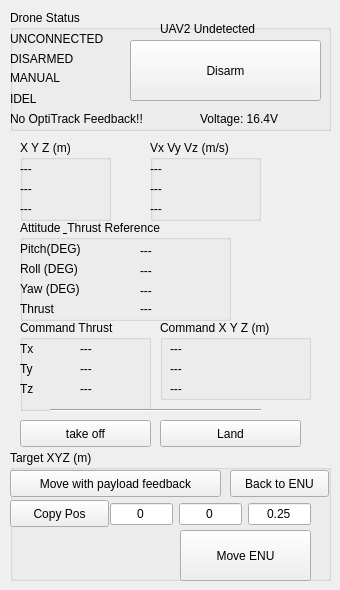
      <widget class="QWidget" name="tab_4">
       <attribute name="title">
        <string>UAV2 Real-time Info</string>
       </attribute>
       <widget class="QGroupBox" name="groupBox_20">
        <property name="geometry">
         <rect>
          <x>10</x>
          <y>10</y>
          <width>321</width>
          <height>121</height>
         </rect>
        </property>
        <property name="title">
         <string>Drone Status</string>
        </property>
        <widget class="QLabel" name="UAV2_connection">
         <property name="geometry">
          <rect>
           <x>0</x>
           <y>20</y>
           <width>111</width>
           <height>17</height>
          </rect>
         </property>
         <property name="lineWidth">
          <number>5</number>
         </property>
         <property name="text">
          <string>UNCONNECTED</string>
         </property>
        </widget>
        <widget class="QLabel" name="UAV2_arm">
         <property name="geometry">
          <rect>
           <x>0</x>
           <y>40</y>
           <width>101</width>
           <height>17</height>
          </rect>
         </property>
         <property name="font">
          <font>
           <strikeout>false</strikeout>
          </font>
         </property>
         <property name="text">
          <string>DISARMED</string>
         </property>
        </widget>
        <widget class="QLabel" name="UAV2_mode">
         <property name="geometry">
          <rect>
           <x>0</x>
           <y>60</y>
           <width>101</width>
           <height>16</height>
          </rect>
         </property>
         <property name="text">
          <string>MANUAL</string>
         </property>
        </widget>
        <widget class="QLabel" name="UAV2_commandmode">
         <property name="geometry">
          <rect>
           <x>0</x>
           <y>80</y>
           <width>111</width>
           <height>17</height>
          </rect>
         </property>
         <property name="text">
          <string>IDEL</string>
         </property>
        </widget>
        <widget class="QLabel" name="UAV2_mocapFlag">
         <property name="geometry">
          <rect>
           <x>0</x>
           <y>100</y>
           <width>181</width>
           <height>17</height>
          </rect>
         </property>
         <property name="text">
          <string>No OptiTrack Feedback!!</string>
         </property>
        </widget>
        <widget class="QPushButton" name="UAV2_Button_Disarm">
         <property name="geometry">
          <rect>
           <x>120</x>
           <y>30</y>
           <width>191</width>
           <height>61</height>
          </rect>
         </property>
         <property name="text">
          <string>Disarm</string>
         </property>
        </widget>
        <widget class="QLabel" name="UAV2_detection">
         <property name="geometry">
          <rect>
           <x>150</x>
           <y>10</y>
           <width>141</width>
           <height>17</height>
          </rect>
         </property>
         <property name="text">
          <string>UAV2 Undetected</string>
         </property>
        </widget>
        <widget class="QLabel" name="UAV2_voltage">
         <property name="geometry">
          <rect>
           <x>190</x>
           <y>100</y>
           <width>121</width>
           <height>17</height>
          </rect>
         </property>
         <property name="text">
          <string>Voltage: 16.4V</string>
         </property>
        </widget>
       </widget>
       <widget class="QGroupBox" name="groupBox_21">
        <property name="geometry">
         <rect>
          <x>20</x>
          <y>140</y>
          <width>91</width>
          <height>81</height>
         </rect>
        </property>
        <property name="title">
         <string>X Y Z (m)</string>
        </property>
        <widget class="QLabel" name="UAV2_x">
         <property name="geometry">
          <rect>
           <x>0</x>
           <y>20</y>
           <width>51</width>
           <height>17</height>
          </rect>
         </property>
         <property name="text">
          <string>---</string>
         </property>
        </widget>
        <widget class="QLabel" name="UAV2_y">
         <property name="geometry">
          <rect>
           <x>0</x>
           <y>40</y>
           <width>51</width>
           <height>17</height>
          </rect>
         </property>
         <property name="text">
          <string>---</string>
         </property>
        </widget>
        <widget class="QLabel" name="UAV2_z">
         <property name="geometry">
          <rect>
           <x>0</x>
           <y>60</y>
           <width>51</width>
           <height>17</height>
          </rect>
         </property>
         <property name="text">
          <string>---</string>
         </property>
        </widget>
       </widget>
       <widget class="QGroupBox" name="groupBox_22">
        <property name="geometry">
         <rect>
          <x>150</x>
          <y>140</y>
          <width>111</width>
          <height>81</height>
         </rect>
        </property>
        <property name="title">
         <string>Vx Vy Vz (m/s)</string>
        </property>
        <widget class="QLabel" name="UAV2_vx">
         <property name="geometry">
          <rect>
           <x>0</x>
           <y>20</y>
           <width>67</width>
           <height>17</height>
          </rect>
         </property>
         <property name="text">
          <string>---</string>
         </property>
        </widget>
        <widget class="QLabel" name="UAV2_vy">
         <property name="geometry">
          <rect>
           <x>0</x>
           <y>40</y>
           <width>67</width>
           <height>17</height>
          </rect>
         </property>
         <property name="text">
          <string>---</string>
         </property>
        </widget>
        <widget class="QLabel" name="UAV2_vz">
         <property name="geometry">
          <rect>
           <x>0</x>
           <y>60</y>
           <width>67</width>
           <height>17</height>
          </rect>
         </property>
         <property name="text">
          <string>---</string>
         </property>
        </widget>
       </widget>
       <widget class="QGroupBox" name="groupBox_23">
        <property name="geometry">
         <rect>
          <x>20</x>
          <y>220</y>
          <width>211</width>
          <height>101</height>
         </rect>
        </property>
        <property name="title">
         <string>Attitude &amp; Thrust Reference</string>
        </property>
        <widget class="QLabel" name="UAV2_thrust">
         <property name="geometry">
          <rect>
           <x>120</x>
           <y>80</y>
           <width>71</width>
           <height>17</height>
          </rect>
         </property>
         <property name="text">
          <string>---</string>
         </property>
        </widget>
        <widget class="QLabel" name="UAV2_att_pitch">
         <property name="geometry">
          <rect>
           <x>120</x>
           <y>20</y>
           <width>71</width>
           <height>21</height>
          </rect>
         </property>
         <property name="text">
          <string>---</string>
         </property>
        </widget>
        <widget class="QLabel" name="UAV2_att_roll">
         <property name="geometry">
          <rect>
           <x>120</x>
           <y>40</y>
           <width>71</width>
           <height>21</height>
          </rect>
         </property>
         <property name="text">
          <string>---</string>
         </property>
        </widget>
        <widget class="QLabel" name="UAV2_att_yaw">
         <property name="geometry">
          <rect>
           <x>120</x>
           <y>60</y>
           <width>71</width>
           <height>21</height>
          </rect>
         </property>
         <property name="text">
          <string>---</string>
         </property>
        </widget>
        <widget class="QLabel" name="label_22">
         <property name="geometry">
          <rect>
           <x>0</x>
           <y>20</y>
           <width>81</width>
           <height>17</height>
          </rect>
         </property>
         <property name="text">
          <string>Pitch(DEG)</string>
         </property>
        </widget>
        <widget class="QLabel" name="label_23">
         <property name="geometry">
          <rect>
           <x>0</x>
           <y>40</y>
           <width>71</width>
           <height>17</height>
          </rect>
         </property>
         <property name="text">
          <string>Roll (DEG)</string>
         </property>
        </widget>
        <widget class="QLabel" name="label_24">
         <property name="geometry">
          <rect>
           <x>0</x>
           <y>60</y>
           <width>81</width>
           <height>17</height>
          </rect>
         </property>
         <property name="text">
          <string>Yaw (DEG)</string>
         </property>
        </widget>
        <widget class="QLabel" name="label_25">
         <property name="geometry">
          <rect>
           <x>0</x>
           <y>80</y>
           <width>67</width>
           <height>17</height>
          </rect>
         </property>
         <property name="text">
          <string>Thrust </string>
         </property>
        </widget>
       </widget>
       <widget class="QGroupBox" name="groupBox_24">
        <property name="geometry">
         <rect>
          <x>20</x>
          <y>320</y>
          <width>131</width>
          <height>91</height>
         </rect>
        </property>
        <property name="title">
         <string>Command Thrust </string>
        </property>
        <widget class="QLabel" name="UAV2_Tx">
         <property name="geometry">
          <rect>
           <x>60</x>
           <y>20</y>
           <width>67</width>
           <height>17</height>
          </rect>
         </property>
         <property name="text">
          <string>---</string>
         </property>
        </widget>
        <widget class="QLabel" name="UAV2_Ty">
         <property name="geometry">
          <rect>
           <x>60</x>
           <y>40</y>
           <width>67</width>
           <height>17</height>
          </rect>
         </property>
         <property name="text">
          <string>---</string>
         </property>
        </widget>
        <widget class="QLabel" name="UAV2_Tz">
         <property name="geometry">
          <rect>
           <x>60</x>
           <y>60</y>
           <width>67</width>
           <height>17</height>
          </rect>
         </property>
         <property name="text">
          <string>---</string>
         </property>
        </widget>
        <widget class="QLabel" name="label_26">
         <property name="geometry">
          <rect>
           <x>0</x>
           <y>20</y>
           <width>41</width>
           <height>17</height>
          </rect>
         </property>
         <property name="text">
          <string>Tx</string>
         </property>
        </widget>
        <widget class="QLabel" name="label_27">
         <property name="geometry">
          <rect>
           <x>0</x>
           <y>40</y>
           <width>31</width>
           <height>17</height>
          </rect>
         </property>
         <property name="text">
          <string>Ty</string>
         </property>
        </widget>
        <widget class="QLabel" name="label_28">
         <property name="geometry">
          <rect>
           <x>0</x>
           <y>60</y>
           <width>31</width>
           <height>17</height>
          </rect>
         </property>
         <property name="text">
          <string>Tz</string>
         </property>
        </widget>
       </widget>
       <widget class="QGroupBox" name="groupBox_25">
        <property name="geometry">
         <rect>
          <x>160</x>
          <y>320</y>
          <width>151</width>
          <height>80</height>
         </rect>
        </property>
        <property name="title">
         <string>Command X Y Z (m)</string>
        </property>
        <widget class="QLabel" name="UAV2_Target_x_label">
         <property name="geometry">
          <rect>
           <x>10</x>
           <y>20</y>
           <width>67</width>
           <height>17</height>
          </rect>
         </property>
         <property name="text">
          <string>---</string>
         </property>
        </widget>
        <widget class="QLabel" name="UAV2_Target_y_label">
         <property name="geometry">
          <rect>
           <x>10</x>
           <y>40</y>
           <width>67</width>
           <height>17</height>
          </rect>
         </property>
         <property name="text">
          <string>---</string>
         </property>
        </widget>
        <widget class="QLabel" name="UAV2_Target_z_label">
         <property name="geometry">
          <rect>
           <x>10</x>
           <y>60</y>
           <width>67</width>
           <height>17</height>
          </rect>
         </property>
         <property name="text">
          <string>---</string>
         </property>
        </widget>
       </widget>
       <widget class="Line" name="line_3">
        <property name="geometry">
         <rect>
          <x>50</x>
          <y>400</y>
          <width>211</width>
          <height>20</height>
         </rect>
        </property>
        <property name="orientation">
         <enum>Qt::Horizontal</enum>
        </property>
       </widget>
       <widget class="QPushButton" name="UAV2_Button_Land">
        <property name="geometry">
         <rect>
          <x>160</x>
          <y>420</y>
          <width>141</width>
          <height>27</height>
         </rect>
        </property>
        <property name="text">
         <string>Land</string>
        </property>
       </widget>
       <widget class="QGroupBox" name="groupBox_26">
        <property name="geometry">
         <rect>
          <x>10</x>
          <y>450</y>
          <width>321</width>
          <height>131</height>
         </rect>
        </property>
        <property name="title">
         <string>Target XYZ (m)</string>
        </property>
        <widget class="QPushButton" name="UAV2_Button_moveENU">
         <property name="geometry">
          <rect>
           <x>170</x>
           <y>80</y>
           <width>131</width>
           <height>51</height>
          </rect>
         </property>
         <property name="text">
          <string>Move ENU</string>
         </property>
        </widget>
        <widget class="QWidget" name="layoutWidget">
         <property name="geometry">
          <rect>
           <x>100</x>
           <y>50</y>
           <width>201</width>
           <height>29</height>
          </rect>
         </property>
         <layout class="QHBoxLayout" name="horizontalLayout_16">
          <item>
           <widget class="QLineEdit" name="UAV2_Target_x">
            <property name="text">
             <string>0</string>
            </property>
            <property name="alignment">
             <set>Qt::AlignCenter</set>
            </property>
           </widget>
          </item>
          <item>
           <widget class="QLineEdit" name="UAV2_Target_y">
            <property name="text">
             <string>0</string>
            </property>
            <property name="alignment">
             <set>Qt::AlignCenter</set>
            </property>
           </widget>
          </item>
          <item>
           <widget class="QLineEdit" name="UAV2_Target_z">
            <property name="text">
             <string>0.25</string>
            </property>
            <property name="alignment">
             <set>Qt::AlignCenter</set>
            </property>
           </widget>
          </item>
         </layout>
        </widget>
        <widget class="QPushButton" name="UAV2_Copypos">
         <property name="geometry">
          <rect>
           <x>0</x>
           <y>50</y>
           <width>99</width>
           <height>27</height>
          </rect>
         </property>
         <property name="text">
          <string>Copy Pos</string>
         </property>
        </widget>
        <widget class="QPushButton" name="UAV2_Move_with_payload">
         <property name="geometry">
          <rect>
           <x>0</x>
           <y>20</y>
           <width>211</width>
           <height>27</height>
          </rect>
         </property>
         <property name="text">
          <string>Move with payload feedback</string>
         </property>
        </widget>
        <widget class="QPushButton" name="UAV2_Back_to_ENU">
         <property name="geometry">
          <rect>
           <x>220</x>
           <y>20</y>
           <width>99</width>
           <height>27</height>
          </rect>
         </property>
         <property name="text">
          <string>Back to ENU</string>
         </property>
        </widget>
       </widget>
       <widget class="QPushButton" name="UAV2_Button_Takeoff">
        <property name="enabled">
         <bool>true</bool>
        </property>
        <property name="geometry">
         <rect>
          <x>20</x>
          <y>420</y>
          <width>131</width>
          <height>27</height>
         </rect>
        </property>
        <property name="sizePolicy">
         <sizepolicy hsizetype="MinimumExpanding" vsizetype="Fixed">
          <horstretch>0</horstretch>
          <verstretch>0</verstretch>
         </sizepolicy>
        </property>
        <property name="toolTip">
         <string>Set the target to the current joint trajectory state.</string>
        </property>
        <property name="statusTip">
         <string>Clear all waypoints and set the target to the current joint trajectory state.</string>
        </property>
        <property name="text">
         <string>take off</string>
        </property>
       </widget>
      </widget>
